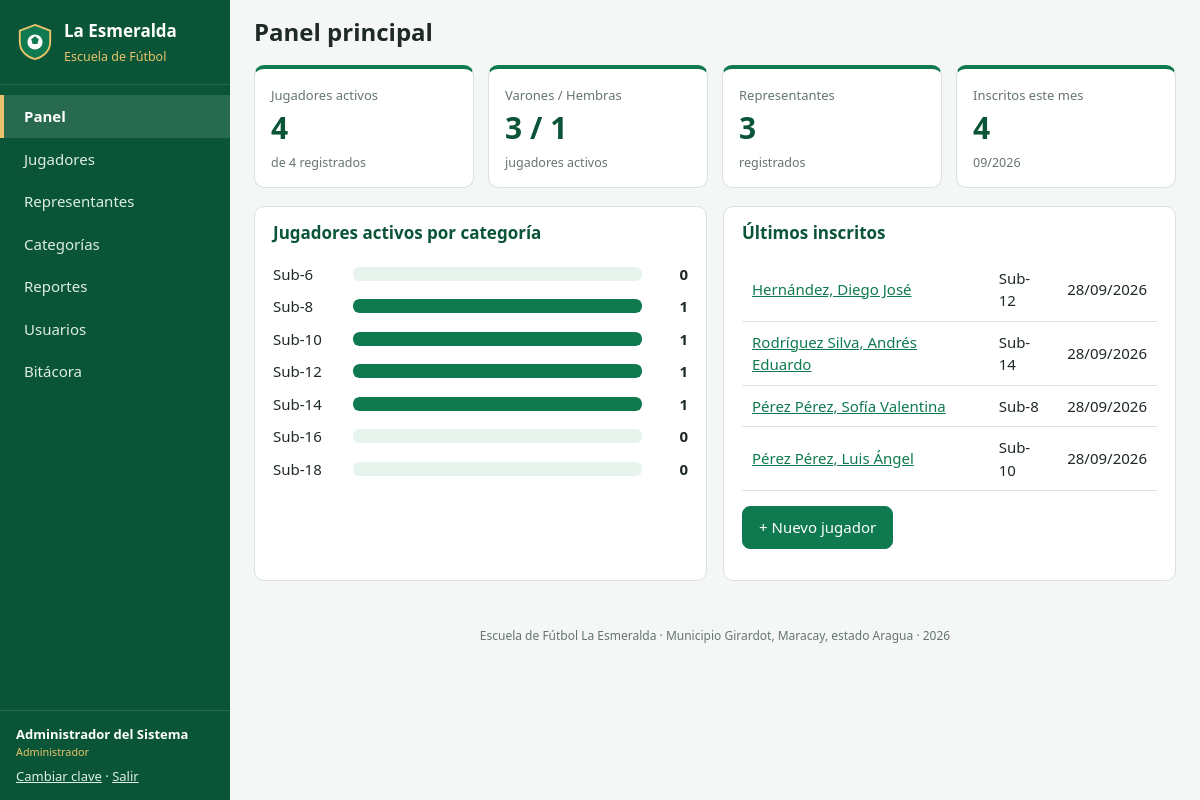
/index.php (signed in), run on the app's committed database.
### tables this page shows
CREATE TABLE categorias (
  id          INT UNSIGNED AUTO_INCREMENT PRIMARY KEY,
  nombre      VARCHAR(30)  NOT NULL UNIQUE,
  edad_min    TINYINT UNSIGNED NOT NULL,
  edad_max    TINYINT UNSIGNED NOT NULL,
  horario     VARCHAR(120) NULL,
  entrenador  VARCHAR(100) NULL,
  descripcion VARCHAR(255) NULL
);

CREATE TABLE jugadores (
  id                    INT UNSIGNED AUTO_INCREMENT PRIMARY KEY,
  cedula                VARCHAR(20)  NULL UNIQUE COMMENT 'Cédula o cédula escolar',
  nombres               VARCHAR(80)  NOT NULL,
  apellidos             VARCHAR(80)  NOT NULL,
  fecha_nacimiento      DATE         NOT NULL,
  sexo                  ENUM('M','F') NOT NULL,
  lugar_nacimiento      VARCHAR(100) NULL,
  direccion             VARCHAR(255) NULL,
  telefono              VARCHAR(20)  NULL,
  institucion_educativa VARCHAR(120) NULL,
  grado                 VARCHAR(30)  NULL,
  posicion              ENUM('Portero','Defensa','Mediocampista','Delantero','Por definir') NOT NULL DEFAULT 'Por definir',
  pie_dominante         ENUM('Derecho','Izquierdo','Ambos') NOT NULL DEFAULT 'Derecho',
  numero_camiseta       TINYINT UNSIGNED NULL,
  talla_camisa          VARCHAR(5)   NULL,
  tipo_sangre           ENUM('A+','A-','B+','B-','AB+','AB-','O+','O-','No sabe') NOT NULL DEFAULT 'No sabe',
  alergias              VARCHAR(255) NULL,
  condicion_medica      VARCHAR(255) NULL,
  peso                  DECIMAL(5,2) NULL COMMENT 'kg',
  estatura              DECIMAL(4,2) NULL COMMENT 'metros',
  foto                  VARCHAR(120) NULL,
  categoria_id          INT UNSIGNED NULL,
  representante_id      INT UNSIGNED NULL,
  fecha_inscripcion     DATE NOT NULL,
  estado                ENUM('activo','inactivo','retirado') NOT NULL DEFAULT 'activo',
  observaciones         TEXT NULL,
  creado_por            INT UNSIGNED NULL,
  creado_en             DATETIME NOT NULL DEFAULT CURRENT_TIMESTAMP,
  actualizado_en        DATETIME NULL ON UPDATE CURRENT_TIMESTAMP,
  CONSTRAINT fk_jug_categoria     FOREIGN KEY (categoria_id)     REFERENCES categorias(id)     ON UPDATE CASCADE ON DELETE SET NULL,
  CONSTRAINT fk_jug_representante FOREIGN KEY (representante_id) REFERENCES representantes(id) ON UPDATE CASCADE ON DELETE SET NULL,
  CONSTRAINT fk_jug_usuario       FOREIGN KEY (creado_por)       REFERENCES usuarios(id)       ON UPDATE CASCADE ON DELETE SET NULL,
  INDEX idx_jug_nombre (apellidos, nombres),
  INDEX idx_jug_estado (estado)
);

### includes/init.php (called while the page is built, shortened)
<?php
function db(): PDO
{
    static $pdo = null;
    if ($pdo === null) {
        $dsn = 'mysql:host=' . DB_HOST . ';port=' . DB_PORT . ';dbname=' . DB_NAME . ';charset=utf8mb4';
        try {
            $pdo = new PDO($dsn, DB_USER, DB_PASS, [
                PDO::ATTR_ERRMODE            => PDO::ERRMODE_EXCEPTION,
                PDO::ATTR_DEFAULT_FETCH_MODE => PDO::FETCH_ASSOC,
                PDO::ATTR_EMULATE_PREPARES   => false,
            ]);
        } catch (PDOException $ex) {
            http_response_code(500);
            exit('<h2>No se pudo conectar a la base de datos.</h2><p>Verifique que MySQL esté encendido y '
                . 'los datos de config/config.php.</p>');
        }
    }
    return $pdo;
}
function q(string $sql, array $params = []): PDOStatement
{
    $st = db()->prepare($sql);
    $st->execute($params);
    return $st;
}
function e($texto): string
{
    return htmlspecialchars((string) $texto, ENT_QUOTES, 'UTF-8');
}
function fecha_ve(?string $fecha): string
{
    $t = strtotime($fecha);
    return $t ? date('d/m/Y', $t) : '—';
}
function usuario_actual(): ?array
{
    return $_SESSION['usuario'] ?? null;
}
function requiere_login(): array
{
    $u = usuario_actual();
    return $u;
}
function tiene_rol(string $minimo): bool
{
    $nivel = ['entrenador' => 1, 'secretaria' => 2, 'administrador' => 3];
    $u = usuario_actual();
    return $u && ($nivel[$u['rol']] ?? 0) >= ($nivel[$minimo] ?? 99);
}
function puede_editar(): bool
{
    return tiene_rol('secretaria');
}

### index.php (the view, shortened to what this page needs)
<?php
require_once __DIR__ . '/includes/init.php';
$titulo = 'Panel principal';
$menu = 'panel';
$tot = q("SELECT COUNT(*) total,
                 SUM(estado='activo') activos,
                 SUM(estado='activo' AND sexo='M') varones,
                 SUM(estado='activo' AND sexo='F') hembras
          FROM jugadores")->fetch();
$reps = (int) q('SELECT COUNT(*) FROM representantes')->fetchColumn();
$mes  = (int) q("SELECT COUNT(*) FROM jugadores WHERE fecha_inscripcion >= DATE_FORMAT(CURDATE(), '%Y-%m-01')")->fetchColumn();
$porCat = q("SELECT c.id, c.nombre, c.horario, COUNT(j.id) total
             FROM categorias c
             LEFT JOIN jugadores j ON j.categoria_id = c.id AND j.estado = 'activo'
             GROUP BY c.id, c.nombre, c.horario, c.edad_min
             ORDER BY c.edad_min")->fetchAll();
$max = max(1, ...array_map(fn($c) => (int) $c['total'], $porCat ?: [['total' => 1]]));
$recientes = q("SELECT j.id, j.nombres, j.apellidos, j.fecha_inscripcion, c.nombre categoria
                FROM jugadores j LEFT JOIN categorias c ON c.id = j.categoria_id
                ORDER BY j.id DESC LIMIT 6")->fetchAll();
require __DIR__ . '/includes/header.php';
?>
<section class="tarjetas">
  <div class="tarjeta"><span>Jugadores activos</span><strong><?= (int) $tot['activos'] ?></strong><small>de <?= (int) $tot['total'] ?> registrados</small></div>
  <div class="tarjeta"><span>Varones / Hembras</span><strong><?= (int) $tot['varones'] ?> / <?= (int) $tot['hembras'] ?></strong><small>jugadores activos</small></div>
  <div class="tarjeta"><span>Representantes</span><strong><?= $reps ?></strong><small>registrados</small></div>
  <div class="tarjeta"><span>Inscritos este mes</span><strong><?= $mes ?></strong><small><?= date('m/Y') ?></small></div>
</section>
<div class="rejilla-2">
  <section class="panel">
    <h2>Jugadores activos por categoría</h2>
    <?php foreach ($porCat as $c): ?>
      <a class="barra-cat" href="jugadores.php?categoria=<?= (int) $c['id'] ?>">
        <span class="nombre"><?= e($c['nombre']) ?></span>
        <span class="pista"><span class="relleno" style="width:<?= round($c['total'] / $max * 100) ?>%"></span></span>
        <span class="valor"><?= (int) $c['total'] ?></span>
      </a>
    <?php endforeach; ?>
  </section>
  <section class="panel">
    <h2>Últimos inscritos</h2>
    <?php if (!$recientes): ?>
      <p class="vacio">Aún no hay jugadores. <?php if (puede_editar()): ?><a href="jugador_form.php">Registrar el primero</a><?php endif; ?></p>
    <?php else: ?>
      <table class="tabla">
        <tbody>
        <?php foreach ($recientes as $r): ?>
          <tr>
            <td><a href="jugador_ver.php?id=<?= (int) $r['id'] ?>"><?= e($r['apellidos'] . ', ' . $r['nombres']) ?></a></td>
            <td><?= e($r['categoria'] ?? '—') ?></td>
            <td class="der"><?= fecha_ve($r['fecha_inscripcion']) ?></td>
          </tr>
        <?php endforeach; ?>
        </tbody>
      </table>
    <?php endif; ?>
    <?php if (puede_editar()): ?><p><a class="btn btn-primario" href="jugador_form.php">+ Nuevo jugador</a></p><?php endif; ?>
  </section>
</div>
<?php require __DIR__ . '/includes/footer.php'; ?>

### includes/header.php (shortened to what this page needs)
<?php
$sesion = requiere_login();
$menu = $menu ?? '';
$opciones = [
    'panel'           => ['index.php',          'Panel',           'entrenador'],
    'jugadores'       => ['jugadores.php',      'Jugadores',       'entrenador'],
    'representantes'  => ['representantes.php', 'Representantes',  'entrenador'],
    'categorias'      => ['categorias.php',     'Categorías',      'entrenador'],
    'reportes'        => ['reportes.php',       'Reportes',        'entrenador'],
    'usuarios'        => ['usuarios.php',       'Usuarios',        'administrador'],
    'bitacora'        => ['bitacora.php',       'Bitácora',        'administrador'],
];
?><!DOCTYPE html>
<html lang="es">
<head>
<link rel="stylesheet" href="assets/css/estilos.css">
</head>
<body>
<aside class="lateral no-imprimir">
  <div class="marca">
    <svg viewBox="0 0 40 40" width="38" height="38" aria-hidden="true">
      <path d="M20 2 L36 8 V20 C36 30 28 36 20 38 C12 36 4 30 4 20 V8 Z" fill="#0f7a4f" stroke="#e9c46a" stroke-width="2"/>
      <circle cx="20" cy="20" r="8" fill="#fff"/>
      <path d="M20 14 l4 3 -1.5 5 h-5 L16 17 z" fill="#0f7a4f"/>
    </svg>
    <div><strong>La Esmeralda</strong><small>Escuela de Fútbol</small></div>
  </div>
  <nav>
    <?php foreach ($opciones as $clave => [$url, $texto, $rol]): if (!tiene_rol($rol)) continue; ?>
      <a href="<?= $url ?>" class="<?= $menu === $clave ? 'activo' : '' ?>"><?= e($texto) ?></a>
    <?php endforeach; ?>
  </nav>
  <div class="sesion">
    <span><?= e($sesion['nombre']) ?></span>
    <small><?= e(ucfirst($sesion['rol'])) ?></small>
    <a href="perfil.php">Cambiar clave</a> · <a href="logout.php">Salir</a>
  </div>
</aside>
<main class="contenido">
  <header class="barra no-imprimir">
    <h1><?= e($titulo ?? '') ?></h1>
  </header>

### includes/footer.php (shortened to what this page needs)
  <footer class="pie no-imprimir">
    <?= e(APP_NOMBRE) ?> · <?= e(APP_UBICACION) ?> · <?= date('Y') ?>
  </footer>
</main>
</body>
</html>

### assets/css/estilos.css (style rules this page uses)
:root { --verde: #0f7a4f; --verde-osc: #0a5537; --verde-claro: #e7f4ee; --oro: #e9c46a; --texto: #1f2a24; --gris: #66756d; --borde: #d9e2dd; --fondo: #f4f7f5; --blanco: #fff; --rojo: #c0392b; --ambar: #b7791f; --radio: 10px; }
* { box-sizing: border-box; }
body { margin: 0; font: 15px/1.5 system-ui, -apple-system, "Segoe UI", Roboto, Arial, sans-serif; color: var(--texto); background: var(--fondo); }
a { color: var(--verde); }
h1, h2, h3 { line-height: 1.2; }
.lateral { position: fixed; inset: 0 auto 0 0; width: 230px; background: var(--verde-osc); color: #fff; display: flex; flex-direction: column; z-index: 20; transition: transform .2s; }
.marca { display: flex; gap: 10px; align-items: center; padding: 18px 16px; border-bottom: 1px solid rgba(255,255,255,.12); }
.marca strong { display: block; font-size: 17px; }
.marca small { color: var(--oro); }
.lateral nav { flex: 1; padding: 10px 0; overflow-y: auto; }
.lateral nav a { display: block; padding: 10px 20px; color: #dfeee7; text-decoration: none; border-left: 4px solid transparent; }
.lateral nav a.activo { background: rgba(255,255,255,.12); border-left-color: var(--oro); color: #fff; font-weight: 600; }
.sesion { padding: 14px 16px; border-top: 1px solid rgba(255,255,255,.12); font-size: 13px; }
.sesion span { display: block; font-weight: 600; }
.sesion small { display: block; color: var(--oro); margin-bottom: 6px; }
.sesion a { color: #dfeee7; }
.contenido { margin-left: 230px; padding: 0 24px 24px; min-height: 100vh; }
.barra { display: flex; align-items: center; gap: 12px; padding: 18px 0 8px; }
.barra h1 { margin: 0; font-size: 24px; }
.pie { margin-top: 30px; color: var(--gris); font-size: 12px; text-align: center; }
.btn { display: inline-block; padding: 9px 16px; border-radius: 8px; border: 1px solid var(--borde); background: var(--blanco); color: var(--texto); font: inherit; cursor: pointer; text-decoration: none; white-space: nowrap; }
.btn-primario { background: var(--verde); border-color: var(--verde); color: #fff; }
.panel { background: var(--blanco); border: 1px solid var(--borde); border-radius: var(--radio); padding: 16px 18px; margin-bottom: 16px; }
.panel h2, .panel h3 { margin-top: 0; font-size: 17px; color: var(--verde-osc); }
.rejilla-2 { display: grid; grid-template-columns: 1fr 1fr; gap: 16px; }
.tarjetas { display: grid; grid-template-columns: repeat(auto-fit, minmax(190px, 1fr)); gap: 14px; margin: 10px 0 18px; }
.tarjeta { background: var(--blanco); border: 1px solid var(--borde); border-top: 4px solid var(--verde); border-radius: var(--radio); padding: 14px 16px; }
.tarjeta span { color: var(--gris); font-size: 13px; }
.tarjeta strong { display: block; font-size: 30px; color: var(--verde-osc); }
.tarjeta small { color: var(--gris); }
.barra-cat { display: grid; grid-template-columns: 70px 1fr 36px; gap: 10px; align-items: center; padding: 5px 0; text-decoration: none; color: var(--texto); }
.barra-cat .pista { background: var(--verde-claro); border-radius: 6px; height: 14px; overflow: hidden; }
.barra-cat .relleno { display: block; height: 100%; background: var(--verde); border-radius: 6px; }
.barra-cat .valor { text-align: right; font-weight: 600; }
.tabla { width: 100%; border-collapse: collapse; }
.tabla th, .tabla td { padding: 9px 10px; border-bottom: 1px solid var(--borde); text-align: left; vertical-align: middle; }
.tabla .der { text-align: right; }

### data on the page
categorias: nombre "Sub-6", total "0"
categorias: nombre "Sub-8", $c['total'] / $max * 100 100 (drawn), total "1"
categorias: nombre "Sub-10", $c['total'] / $max * 100 100 (drawn), total "1"
categorias: nombre "Sub-12", $c['total'] / $max * 100 100 (drawn), total "1"
categorias: nombre "Sub-14", $c['total'] / $max * 100 100 (drawn), total "1"
categorias: nombre "Sub-16", total "0"
categorias: nombre "Sub-18", total "0"
jugadores: apellidos+nombres "Hernández, Diego José", categoria.nombre "Sub-12", fecha_inscripcion "28/09/2026"
jugadores: apellidos+nombres "Rodríguez Silva, Andrés Eduardo", categoria.nombre "Sub-14", fecha_inscripcion "28/09/2026"
jugadores: apellidos+nombres "Pérez Pérez, Sofía Valentina", categoria.nombre "Sub-8", fecha_inscripcion "28/09/2026"
jugadores: apellidos+nombres "Pérez Pérez, Luis Ángel", categoria.nombre "Sub-10", fecha_inscripcion "28/09/2026"

### other printed values
$texto "Panel"
$texto "Jugadores"
$texto "Representantes"
$texto "Categorías"
$texto "Reportes"
$texto "Usuarios"
$texto "Bitácora"
$sesion['nombre'] "Administrador del Sistema"
$sesion['rol'] "Administrador"
$titulo "Panel principal"
$tot['activos'] "4"
$tot['total'] "4"
$tot['varones'] "3"
$tot['hembras'] "1"
$reps "3"
